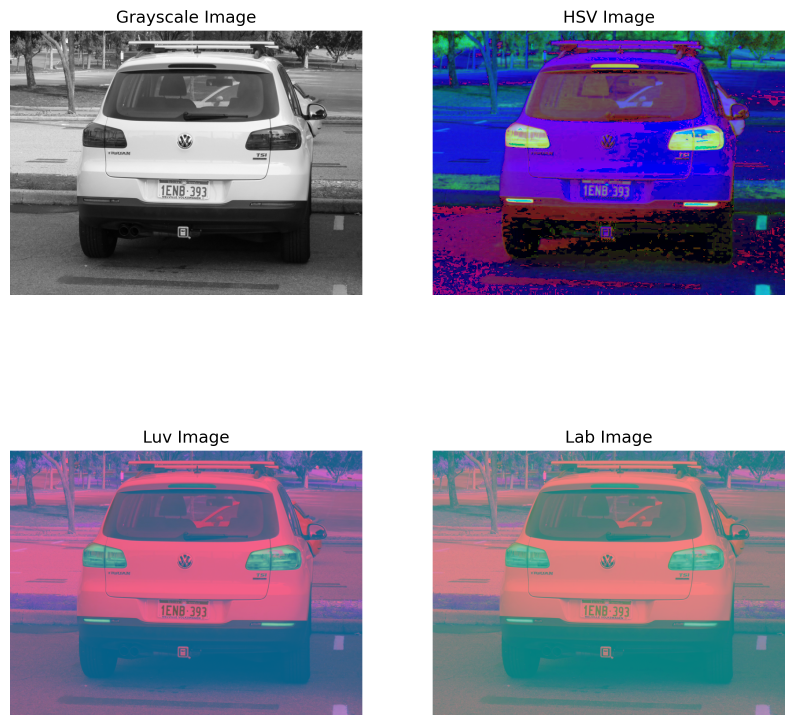
#> input picture prac02/ex01_result.png, 2384 x 2175 px, given in place of prac02ex04img01.png, which was not available (shown at 1/3 size)
$ python exercise4.py
#> lines starting #> are read from the running program, lines starting #| are printed output that depends on the picture; pictures that were not available may be replaced by others from this repository, and a replacement may not be noted
"""
Machine Perception Prac02
Daehwan Yeo

Exercise 4 - Pixel Transform

Performs an affine transformation on all pixels of a gray-scale image
that suffers from poor contrast and brightness.
The goal is to enhance the image by adjusting its contrast and brightness.
Enhance brightness and contrast using affine transformation:
g(x,y) = α * f(x,y) + β
"""

import cv2
import matplotlib.pyplot as plt

# -------- Load image --------
img_gray = cv2.imread("prac02ex04img01.png", cv2.IMREAD_GRAYSCALE)
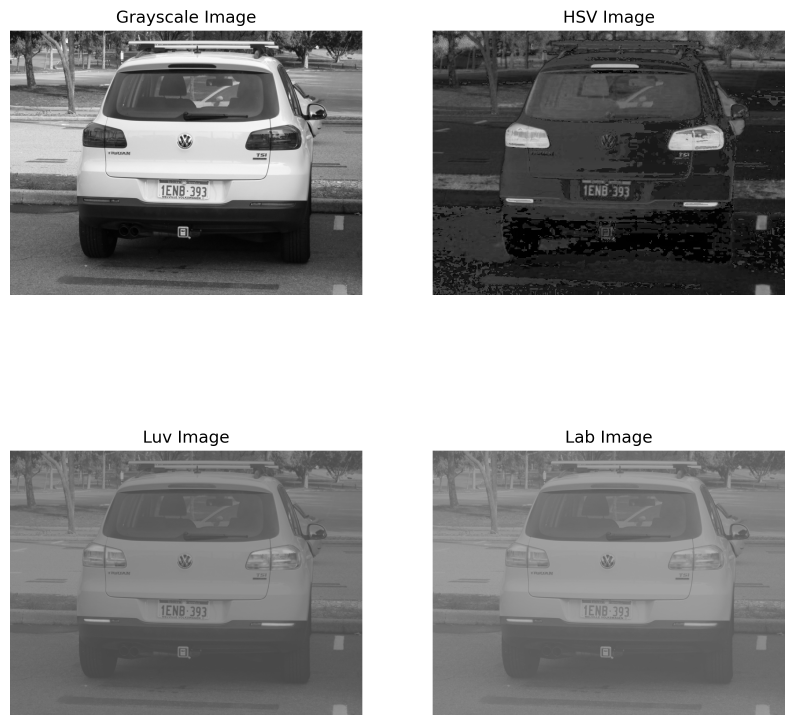
#> img_gray: shape (2175, 2384) (shown at 1/3 size); min 0, max 255, mean 154.3
if img_gray is None:
    raise FileNotFoundError("Cannot load 'prac02ex04img01.png'")

# -------- Parameters for affine transform --------
alpha = 2.0  # Contrast control (>1 = higher contrast, 0-1 = lower contrast)
beta  = 50   # Brightness control (positive = brighter, negative = darker)

# -------- Apply affine transform --------
img_affine = cv2.convertScaleAbs(img_gray, alpha=alpha, beta=beta)
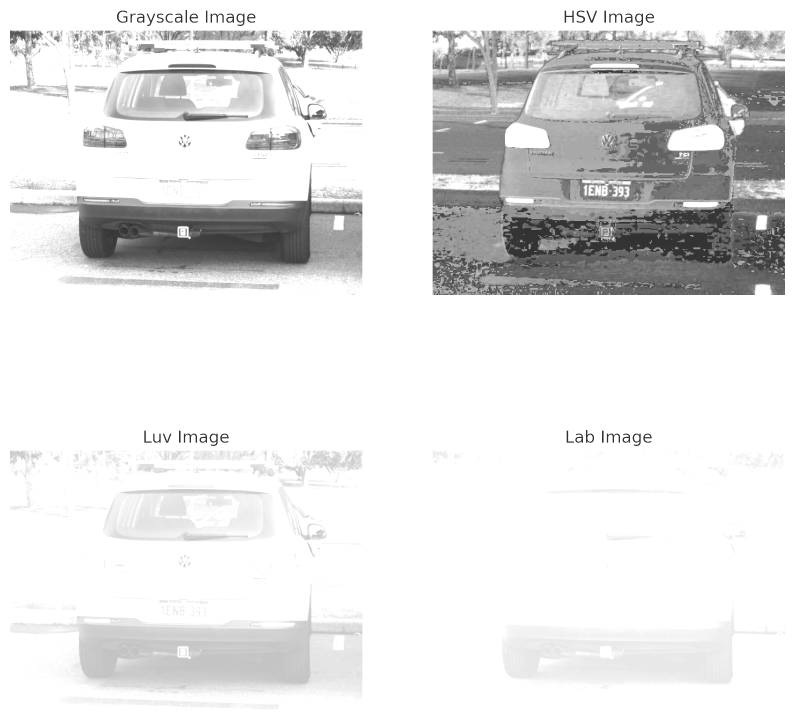
#> img_affine: shape (2175, 2384) (shown at 1/3 size); min 50, max 255, mean 227.7

# -------- Plot --------
plt.figure(figsize=(12, 6))

plt.subplot(1, 2, 1)
plt.imshow(img_gray, cmap='gray', vmin=0, vmax=255)
plt.title('Original Image')
plt.axis('off')

plt.subplot(1, 2, 2)
plt.imshow(img_affine, cmap='gray', vmin=0, vmax=255)
plt.title(f'Enhanced (α={alpha}, β={beta})')
plt.axis('off')

plt.tight_layout()
output_filename = "ex04_result.png"
plt.savefig(output_filename, dpi=300, bbox_inches='tight')
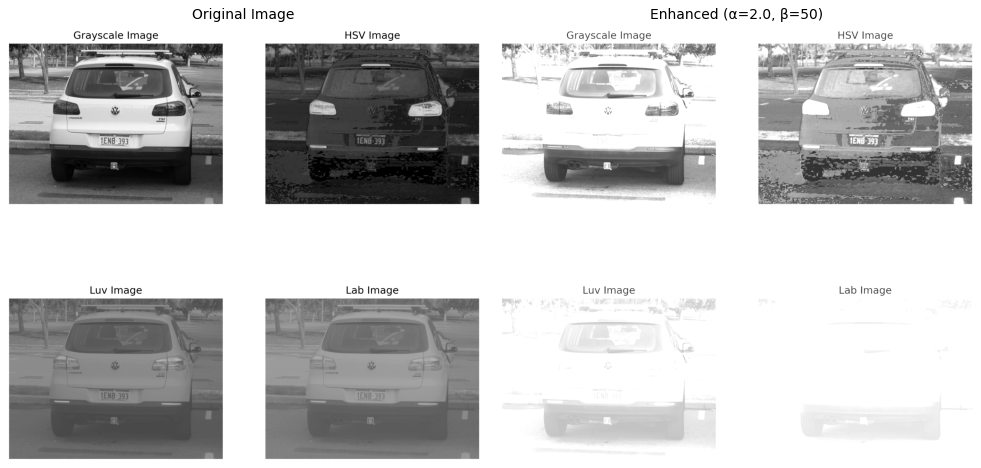
#> figure drawn by matplotlib, 2 panels
print(f"Plot saved to {output_filename}")

$ run again, on prac02/ex05_result.png
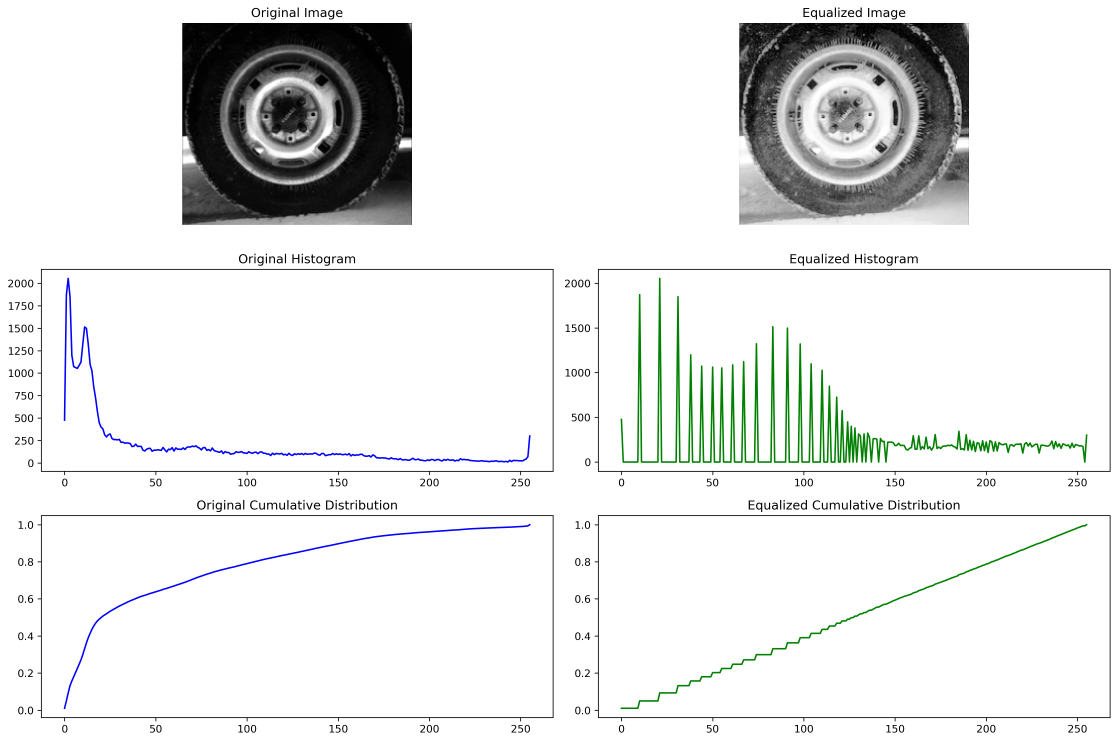
#> input picture prac02/ex05_result.png, 4469 x 2969 px, given in place of prac02ex04img01.png, which was not available (shown at 1/4 size)
#> `img_affine = cv2.convertScaleAbs(img_gray, alpha=alpha, beta=beta)`:
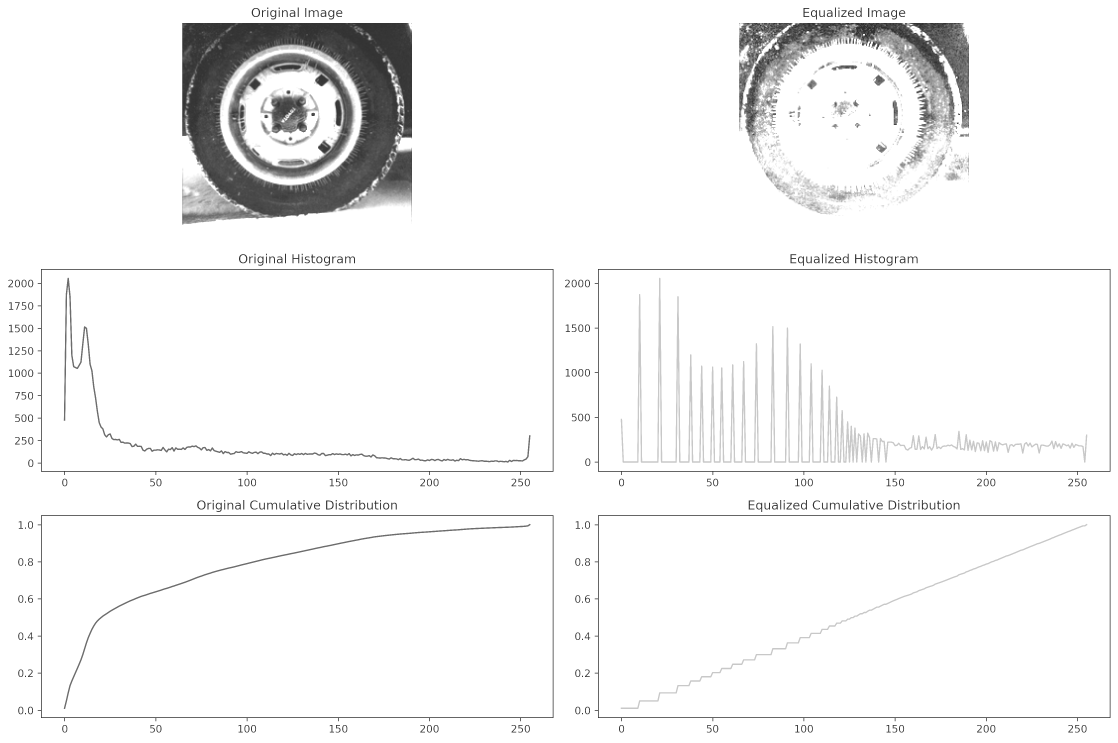
#> img_affine: shape (2969, 4469) (shown at 1/4 size); min 50, max 255, mean 243.1
#> `plt.savefig(output_filename, dpi=300, bbox_inches='tight')`:
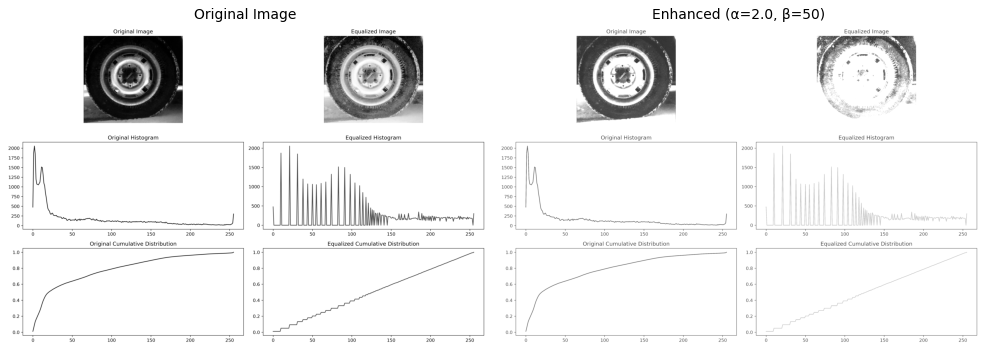
#> figure drawn by matplotlib, 2 panels

$ run again, on prac02/ex06_result.png
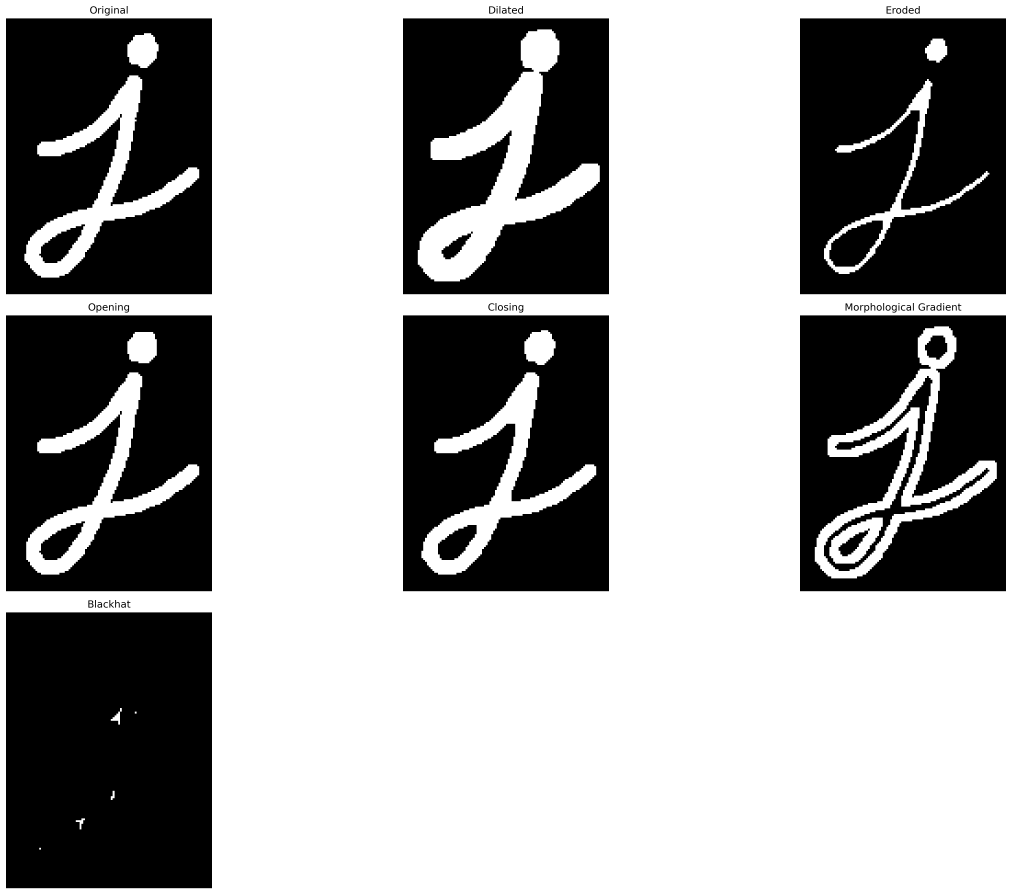
#> input picture prac02/ex06_result.png, 5059 x 4471 px, given in place of prac02ex04img01.png, which was not available (shown at 1/5 size)
#> img_gray is the input picture: shape (4471, 5059); min 0, max 255, mean 158
#> `img_affine = cv2.convertScaleAbs(img_gray, alpha=alpha, beta=beta)`:
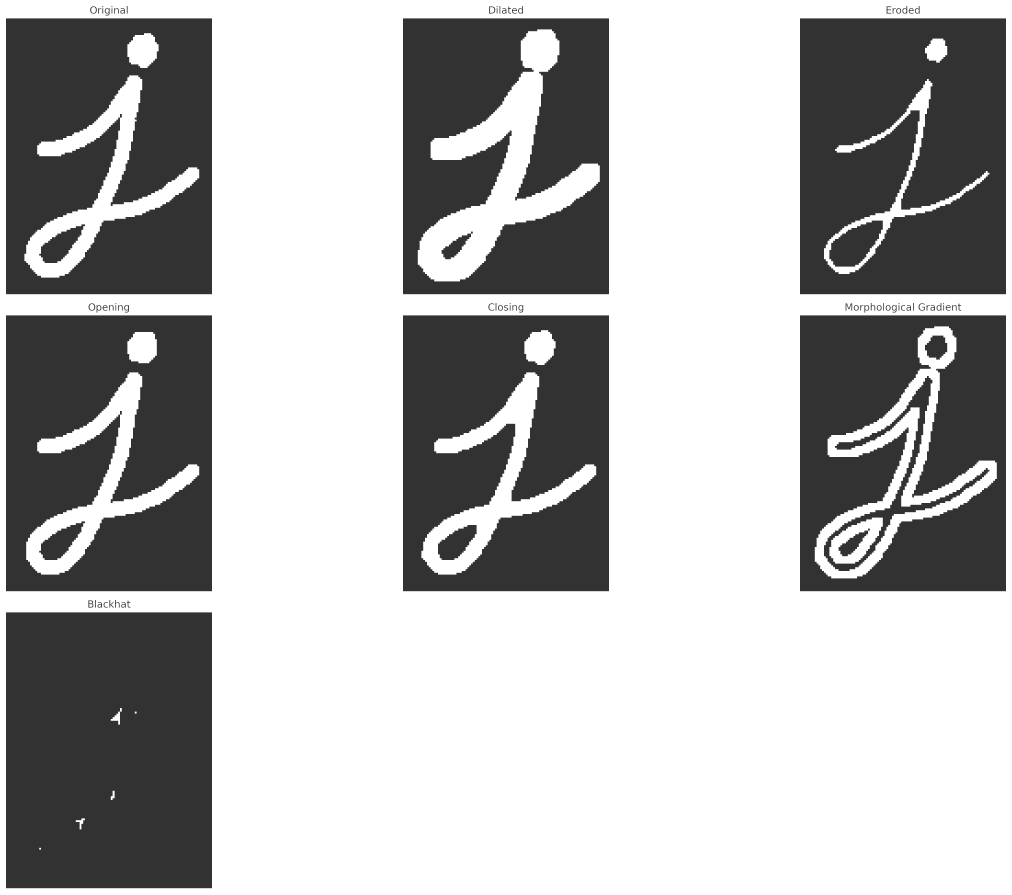
#> img_affine: shape (4471, 5059) (shown at 1/5 size); min 50, max 255, mean 177
#> `plt.savefig(output_filename, dpi=300, bbox_inches='tight')`:
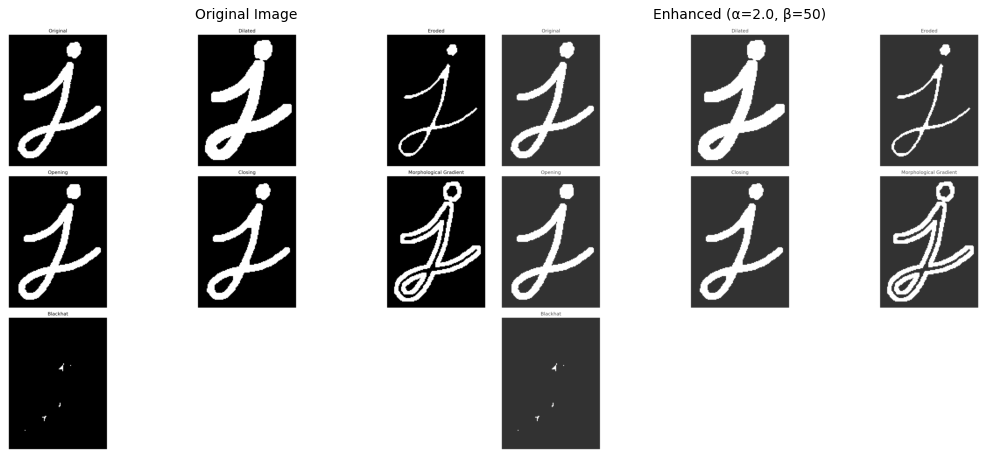
#> figure drawn by matplotlib, 2 panels
